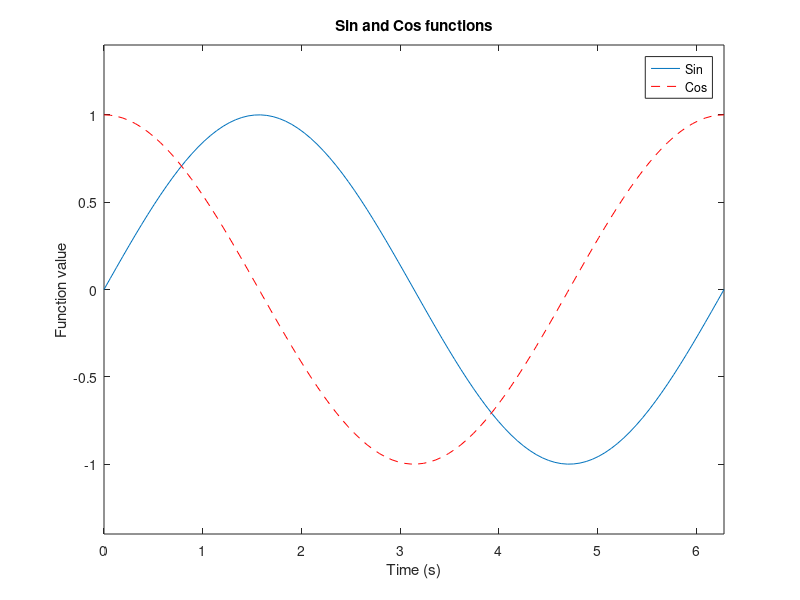

Recreate this plot in MATLAB. (Note: this script raises an error after producing the figure.)
close all; clear all;

% 1) Scalar variables
a = 10
b = 2.5e23
c = 2 + 3i
d = exp((2i*pi)/3)

w = waitforbuttonpress;


% 2) Vector Variables
aVec = [3.14, 15, 9, 26]
bVec = [2.71 ; 8 ; 28 ; 182]
cVec = 5:-0.2:-5
dVec = logspace(0, 1)
eVec = "Hello"

w = waitforbuttonpress;

% 3) Matrix Variables
aMat = ones(9).*2
bMat = diag([1 2 3 4 5 4 3 2 1])
cMat = reshape(1:100, [10,10])
dMat = NaN([3,4])
eMat = [ 13 -1 5 ; -22 10 -87]
fMat = randi([-3 3],5,3)

w = waitforbuttonpress;

% 4) Scalar Equations
x = 1 / (1 + exp(-(a-15)/6))
y = (sqrt(a) + b^(1/21))^pi
z = log(real((c+d)*(c-d))*sin((a*pi)/3)) / (c*conj(c))

w = waitforbuttonpress;

% 5) Vector Equations
xVec = (exp(-cVec.^2)./(2*2.5^2)) ./ sqrt(2*pi*2.5^2)
yVec = sqrt(((aVec.').^2) + bVec.^2)
zVec = log10(1 ./ dVec)

w = waitforbuttonpress;

% 6) Matrix Equations
xMat = (aVec*bVec)*(aMat.^2)
yVec = bVec*aVec
zMat = det(cMat)*(aMat*bMat).'

w = waitforbuttonpress;

% 7) Common Functions and Indexing
cSum = sum(cMat)
eMean = mean(eMat)
eMat(1) = 1;
eMat(3) = 1;
eMat(5) = 1;
eMat
cSub = cMat(2:9, 2:9)

lin = 1:20;
for x = lin
    if mod(x,2) == 0
        lin(x) = -1 * lin(x);
    end
end
cSub

r = rand([1,5]);
index = find(r < 0.5);
for i = index
    r(i) = 0;
end
r

w = waitforbuttonpress;

t = linspace(0, 2*pi);
y1 = sin(t);
plot(t, y1)

hold on
y2 = cos(t);
plot(t, y2, '--r') 
xlabel('Time (s)')
ylabel('Function value')
title('Sin and Cos functions')
legend({'Sin', 'Cos'})
xlim([0 2*pi])
ylim([-1.4 1.4])

w = waitforbuttonpress;

load('classGrades.mat');
namesAndGrades(1:5, 1:size(namesAndGrades,2))
grades = namesAndGrades(1:15, 2:size(namesAndGrades,2));
meanGrades = mean(grades)
meanGrades = nanmean(grades)


meanMatrix = ones(15, 1)*meanGrades
curvedGrades = 3.5*(grades ./ meanMatrix);
nanmean(curvedGrades)

indices = find(curvedGrades > 5);
curvedGrades(indices) = 5;


totalGrade = ceil(nanmean(curvedGrades, 2));

letters = ['F' 'D' 'C' 'B' 'A'];
letterGrades = blanks(15);
disp(['Grades: ', letters(totalGrade)]);

w = waitforbuttonpress;

% 1) Semilog plot
x = 0:4;
y = [15 25 55 115 144];

figure
semilogy(x, y, 'ms', 'MarkerSize', 10, 'LineWidth', 4)
xlim([0 4])
xlabel('Year')
ylabel('Number of Students In 6.094')
title('Semilog Plot Of The Class Size Of 6.094 Over 4 Years')

w = waitforbuttonpress;

% 3) Bar Graph
r = randi(10,1,5);
bar(r, 'r')

w = waitforbuttonpress;

% 4) Interpolation and Surface Plots
Z0 = rand(5,5);
[X0, Y0] = meshgrid(1:5, 1:5);
[X1, Y1] = meshgrid(1:.1:5, 1:.1:5);
Z1 = interp2(X0, Y0, Z0, X1, Y1, 'cubic');
surf(Z1);
colormap('hsv')
shading interp

hold on
contour(Z1);
colorbar
caxis([0 1])

w = waitforbuttonpress;






